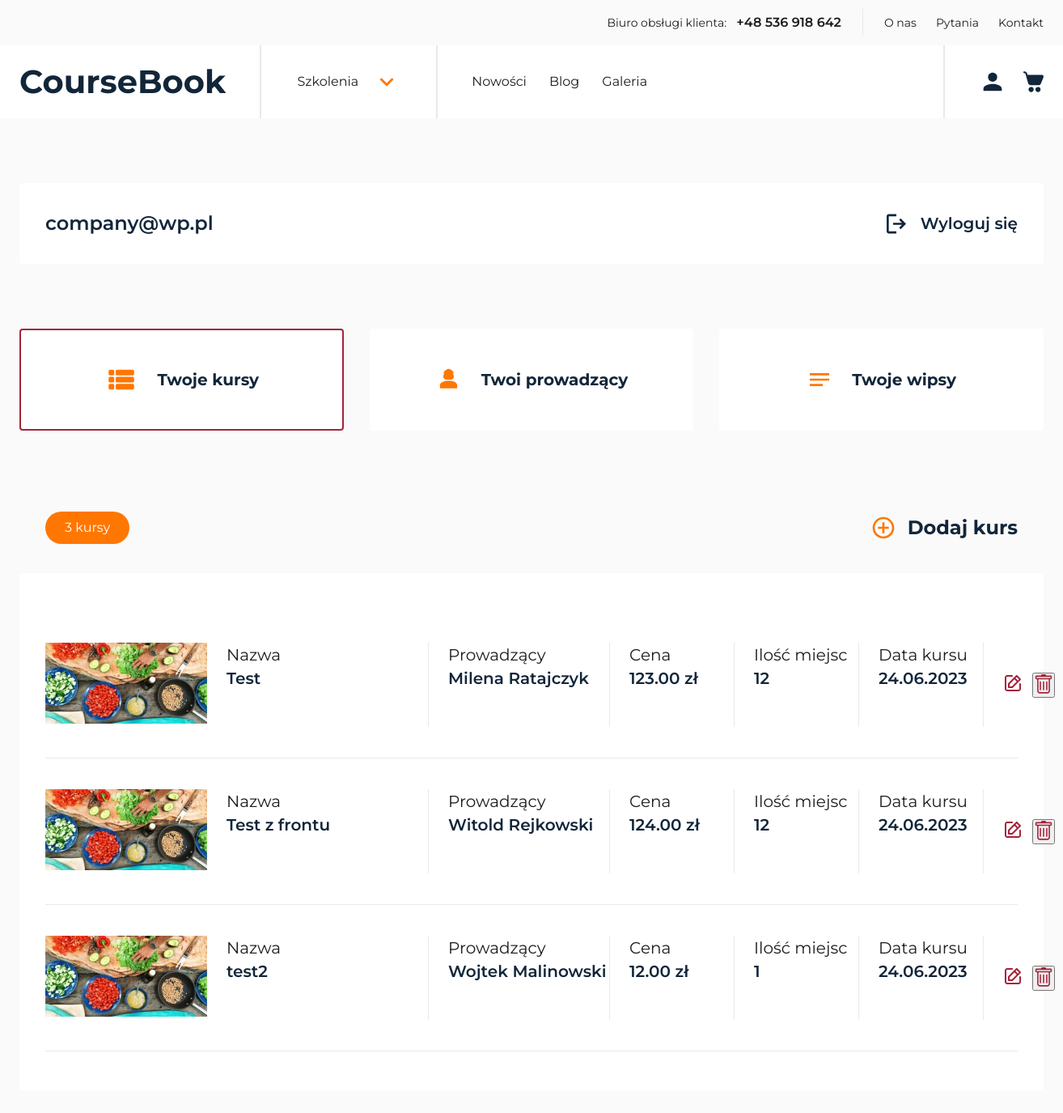
Before: /account-courses (signed in) with the older database file.
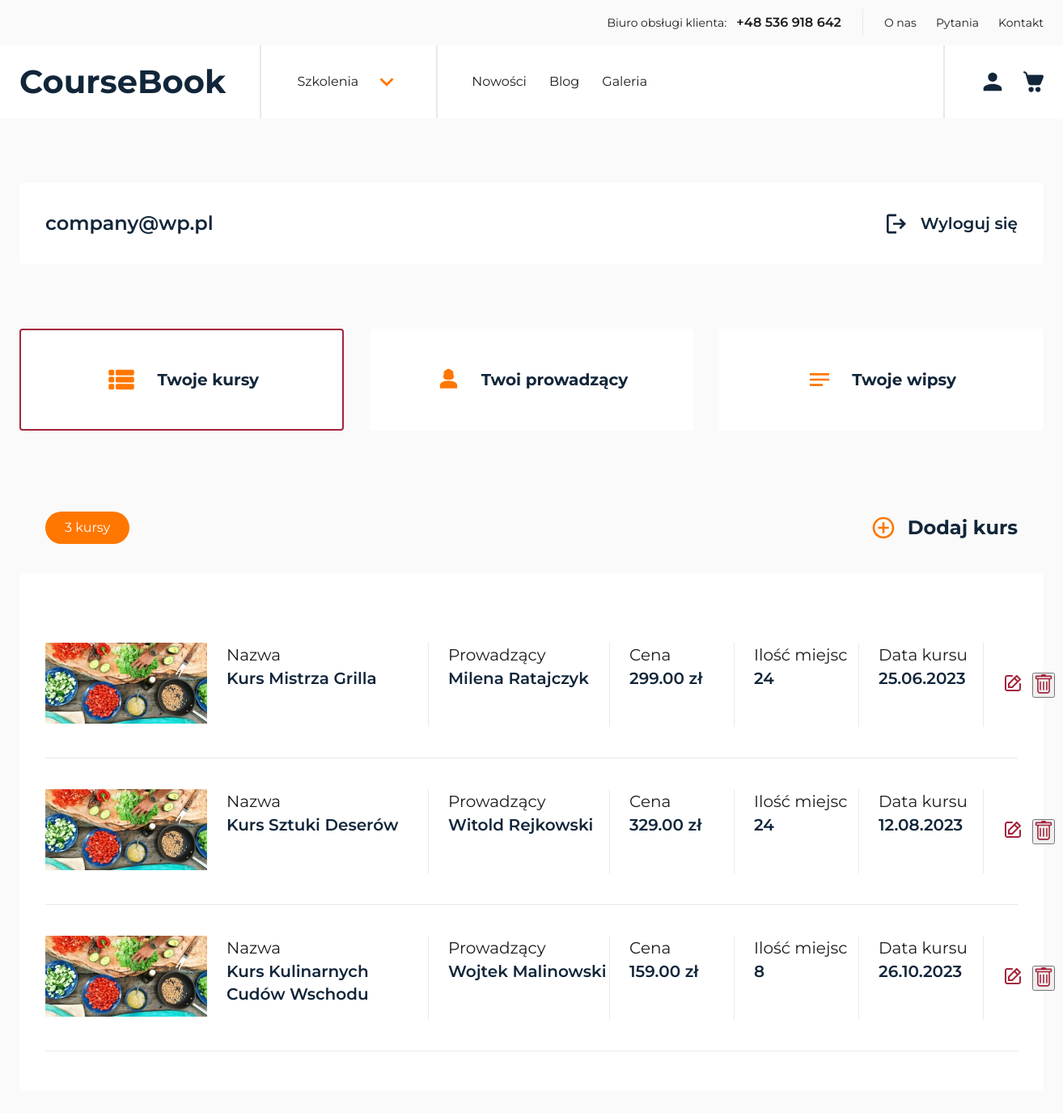
After: the same page with the newer database file.
### coursebookapp/models/course.py (models this page shows, shortened)
class Course(models.Model):
    instructor = models.ForeignKey(
        Instructor, on_delete=models.SET_NULL, null=True, blank=True
    )
    title = models.CharField(max_length=100)
    short_description = models.CharField(max_length=200)
    price = models.DecimalField(max_digits=8, decimal_places=2)
    province_choices = (
        ("dolnośląskie", "Dolnośląskie"),
        ("kujawsko-pomorskie", "Kujawsko-Pomorskie"),
        ("lubelskie", "Lubelskie"),
        ("lubuskie", "Lubuskie"),
        ("łódzkie", "Łódzkie"),
        ("małopolskie", "Małopolskie"),
        ("mazowieckie", "Mazowieckie"),
        ("opolskie", "Opolskie"),
        ("podkarpackie", "Podkarpackie"),
        ("podlaskie", "Podlaskie"),
        ("pomorskie", "Pomorskie"),
        ("śląskie", "Śląskie"),
        ("świętokrzyskie", "Świętokrzyskie"),
        ("warmińsko-mazurskie", "Warmińsko-Mazurskie"),
        ("wielkopolskie", "Wielkopolskie"),
        ("zachodniopomorskie", "Zachodniopomorskie"),
    )
    province = models.CharField(max_length=30, choices=province_choices)
    available = models.BooleanField(default=False)
    seats = models.PositiveIntegerField()
    date = models.DateField()
    time_start = models.TimeField()
    city = models.CharField(max_length=100)
    course_description = models.TextField()
    course_for = models.TextField()
    course_benefit = models.TextField()

### coursebookapp/models/instructor.py (models this page shows, shortened)
class Instructor(models.Model):
    app_user = models.ForeignKey(
        AppUser, on_delete=models.CASCADE, related_name="instructors_created"
    )
    first_name = models.CharField(max_length=50)
    last_name = models.CharField(max_length=50)
    description = models.TextField()
    photo = models.ImageField(upload_to="instructors/", blank=True)
    @property
    def fullname(self):
        return f"{self.first_name} {self.last_name}"

### coursebookapp/views/account_courses_view.py (the view, shortened to what this page needs)
# urls.py: path("account-courses", views.AccountCoursesView.as_view(), name="account_courses"),
@method_decorator(login_required(login_url="login"), name="dispatch")
class AccountCoursesView(generics.ListCreateAPIView):
    serializer_class = CourseSerializer
    template_name = "pages/account-courses.html"
    def get(self, request, *args, **kwargs):
        user = request.user
        isMember = check_membership(user)
        instructors = Instructor.objects.filter(app_user=user)
        provinces = Course.province_choices
        courses = Course.objects.filter(instructor__app_user=user)
        context = {
            "user": user,
            "isMember": isMember,
            "courses": courses,
            "provinces": provinces,
            "instructors": instructors,
        }
        return render(request, self.template_name, context)

### coursebookapp/helpers/check_membership.py (called while the page is built)
def check_membership(user):
    if user.is_authenticated:
        app_user = get_object_or_404(AppUser, id=user.id)
        return app_user.is_member(group_name="customer")
    return False

### coursebookapp/models/app_user.py (called while the page is built)
    def is_member(self, group_name):
        return self.groups.filter(name=group_name).exists()

### templates/pages/account-courses.html (shortened to what this page needs)
{% extends "layout/base.html" %} {% block styles %}
<link rel="stylesheet" href="{% static 'css/global.min.css' %}" />
<link rel="stylesheet" href="{% static 'css/account.min.css' %}" />
<link rel="stylesheet" href="{% static 'css/nice-select2.css' %}" />
{% endblock %} {% block content %}
<section class="user-bar">
  <div class="container">
    <div class="user-bar__inner">
      <div class="user-bar__user">{{user}}</div>
      <a href="{% url 'logout' %}" class="user-bar__logout">
        Wyloguj się
      </a>
    </div>
  </div>
</section>
{% include 'partials/account_panel.html' %} {%if isMember%}
<section class="list">
  <div class="container">
    <div class="list__inner">
      <h1>Brak kursów</h1>
    </div>
  </div>
</section>
{%else%}
<section class="list">
  <div class="container">
    <div class="list__panel">
      <div class="list__panel-counter">
        {% if courses|length == 1 %}
        <p>{{ courses|length }} kurs</p>
        {% elif courses|length > 1 and courses|length < 5 %}
        <p>{{ courses|length }} kursy</p>
        {% else %}
        <p>{{ courses|length }} kursów</p>
        {% endif %}
      </div>
      <div data-action="course" class="list__panel-add jsAccountAdd">
        Dodaj kurs
      </div>
    </div>
    <div class="list__inner">
      {% if courses %} {% for course in courses %}
      <div class="list__item">
        <div class="list__item-image">
          <img
            loading="lazy"
            width="200"
            height="100"
            src="{% static 'images/offert_1.jpg' %}"
            alt=""
          />
        </div>
        <div class="list__item-box">
          <p class="list__box-title">Nazwa</p>
          <p class="list__box-name">{{course.title}}</p>
        </div>
        <div class="list__item-box">
          <p class="list__box-title">Prowadzący</p>
          <p class="list__box-name">{{course.instructor.fullname}}</p>
        </div>
        <div class="list__item-box">
          <p class="list__box-title">Cena</p>
          <p class="list__box-name">{{course.price}}&nbsp;zł</p>
        </div>
        <div class="list__item-box">
          <p class="list__box-title">Ilość miejsc</p>
          <p class="list__box-name">{{course.seats}}</p>
        </div>
        <div class="list__item-box">
          <p class="list__box-title">Data kursu</p>
          <p class="list__box-name">{{ course.date|date:"d.m.Y" }}</p>
        </div>
        <div class="list__item-controls">
          <a class="list__item-edit" href="#">
          </a>
          <form method="POST" action="{% url 'delete_course' course.id %}" class="">
            <button class="list__item-edit" type="submit">
            </button>
          </form>
        </div>
      </div>
      {% endfor %} {% endif %}
    </div>
  </div>
</section>
{%endif%} {% endblock %}

### templates/layout/base.html (shortened to what this page needs)
{% load static %}
<!DOCTYPE html>
<html lang="pl">
<head>
    {% block styles %}
    {% endblock %}
</head>
<body {% if request.path != "/" %} class="special"{% endif %}>
    {% include 'partials/navigation.html' %}
    <main>
        {% block content %}
        {% endblock %}
    </main>
</body>
</html>

### templates/partials/navigation.html (shortened to what this page needs)
<div class="bar">
  <div class="container">
    <div class="bar__inner">
      <div class="bar__box">
        <div class="bar__box-office">
          <p>Biuro obsługi klienta:</p>
          <a href="tel:+123456789">+48 536 918 642</a>
        </div>
        <ul class="bar__box-menu">
          <li class="bar__menu-item">
            <a class="bar__menu-link" href="#">O nas</a>
          </li>
          <li class="bar__menu-item">
            <a class="bar__menu-link" href="#">Pytania</a>
          </li>
          <li class="bar__menu-item">
            <a class="bar__menu-link" href="#">Kontakt</a>
          </li>
        </ul>
      </div>
    </div>
  </div>
</div>
<nav class="nav">
  <div class="container">
    <div class="nav__inner">
      <div class="nav__left">
        <a href="{% url 'home' %}" class="nav__left-logo"> CourseBook </a>
        <div class="nav__left-drop">
          <p class="nav__menu-link">Szkolenia</p>
          <svg
            width="34"
            height="34"
            viewBox="0 0 34 34"
            fill="none"
            xmlns="http://www.w3.org/2000/svg"
          >
            <path
              d="M10.4975 12.155L17 18.6575L23.5025 12.155L25.5 14.1667L17 22.6667L8.5 14.1667L10.4975 12.155Z"
              fill="#FF7700"
            />
          </svg>
        </div>
        <ul class="nav__left-menu">
          <li class="nav__menu-item">
            <a href="#" class="nav__menu-link"> Nowości </a>
          </li>
          <li class="nav__menu-item">
            <a href="#" class="nav__menu-link"> Blog </a>
          </li>
          <li class="nav__menu-item">
            <a href="#" class="nav__menu-link"> Galeria </a>
          </li>
        </ul>
      </div>
      <div class="nav__right">
        <div class="nav__account">
          {% if user.is_authenticated %}
          <a href="{% url 'account' %}">
          </a>
          {% endif %}
        </div>
      </div>
    </div>
  </div>
</nav>

### templates/partials/account_panel.html (shortened to what this page needs)
<section class="control">
  <div class="container">
    <div class="control__inner">
      {%if isMember%}
      <a href="#" class="control__box">
        <svg
          width="42"
          height="42"
          viewBox="0 0 42 42"
          fill="none"
          xmlns="http://www.w3.org/2000/svg"
        >
          <path
            d="M7 24.5H10.5C11.4625 24.5 12.25 23.7125 12.25 22.75V19.25C12.25 18.2875 11.4625 17.5 10.5 17.5H7C6.0375 17.5 5.25 18.2875 5.25 19.25V22.75C5.25 23.7125 6.0375 24.5 7 24.5ZM7 33.25H10.5C11.4625 33.25 12.25 32.4625 12.25 31.5V28C12.25 27.0375 11.4625 26.25 10.5 26.25H7C6.0375 26.25 5.25 27.0375 5.25 28V31.5C5.25 32.4625 6.0375 33.25 7 33.25ZM7 15.75H10.5C11.4625 15.75 12.25 14.9625 12.25 14V10.5C12.25 9.5375 11.4625 8.75 10.5 8.75H7C6.0375 8.75 5.25 9.5375 5.25 10.5V14C5.25 14.9625 6.0375 15.75 7 15.75ZM15.75 24.5H35C35.9625 24.5 36.75 23.7125 36.75 22.75V19.25C36.75 18.2875 35.9625 17.5 35 17.5H15.75C14.7875 17.5 14 18.2875 14 19.25V22.75C14 23.7125 14.7875 24.5 15.75 24.5ZM15.75 33.25H35C35.9625 33.25 36.75 32.4625 36.75 31.5V28C36.75 27.0375 35.9625 26.25 35 26.25H15.75C14.7875 26.25 14 27.0375 14 28V31.5C14 32.4625 14.7875 33.25 15.75 33.25ZM14 10.5V14C14 14.9625 14.7875 15.75 15.75 15.75H35C35.9625 15.75 36.75 14.9625 36.75 14V10.5C36.75 9.5375 35.9625 8.75 35 8.75H15.75C14.7875 8.75 14 9.5375 14 10.5Z"
            fill="#FF7700"
          />
        </svg>
        Zakupione kursy
      </a>
      {%else%}
      <a href="{% url 'account_courses' %}" class="control__box {% if request.resolver_match.url_name == "account_courses" %}control__box--active{% endif %}">
        Twoje kursy
      </a>
      <a href="{% url 'account_instructors' %}" class="control__box {% if request.resolver_match.url_name == "account_instructors" %}control__box--active{% endif %}">
        Twoi prowadzący
      </a>
      <a href="" class="control__box ">
        <svg
          width="32"
          height="32"
          viewBox="0 0 32 32"
          fill="none"
          xmlns="http://www.w3.org/2000/svg"
        >
          <path
            d="M4 24H20V21.3333H4V24ZM4 8V10.6667H28V8H4ZM4 17.3333H28V14.6667H4V17.3333Z"
            fill="#FF7700"
          />
        </svg>
        Twoje wipsy
      </a>
      {% endif%}
    </div>
  </div>
</section>

Changed rows visible on the page:
changed Course "Milena Ratajczyk": title "Test" → "Kurs Mistrza Grilla"; price "123.00" → "299.00"; seats "12" → "24"; date "24.06.2023" → "25.06.2023"
changed Course "Witold Rejkowski": title "Test z frontu" → "Kurs Sztuki Deserów"; price "124.00" → "329.00"; seats "12" → "24"; date "24.06.2023" → "12.08.2023"
changed Course "Wojtek Malinowski": title "test2" → "Kurs Kulinarnych Cudów Wschodu"; price "12.00" → "159.00"; seats "1" → "8"; date "24.06.2023" → "26.10.2023"
